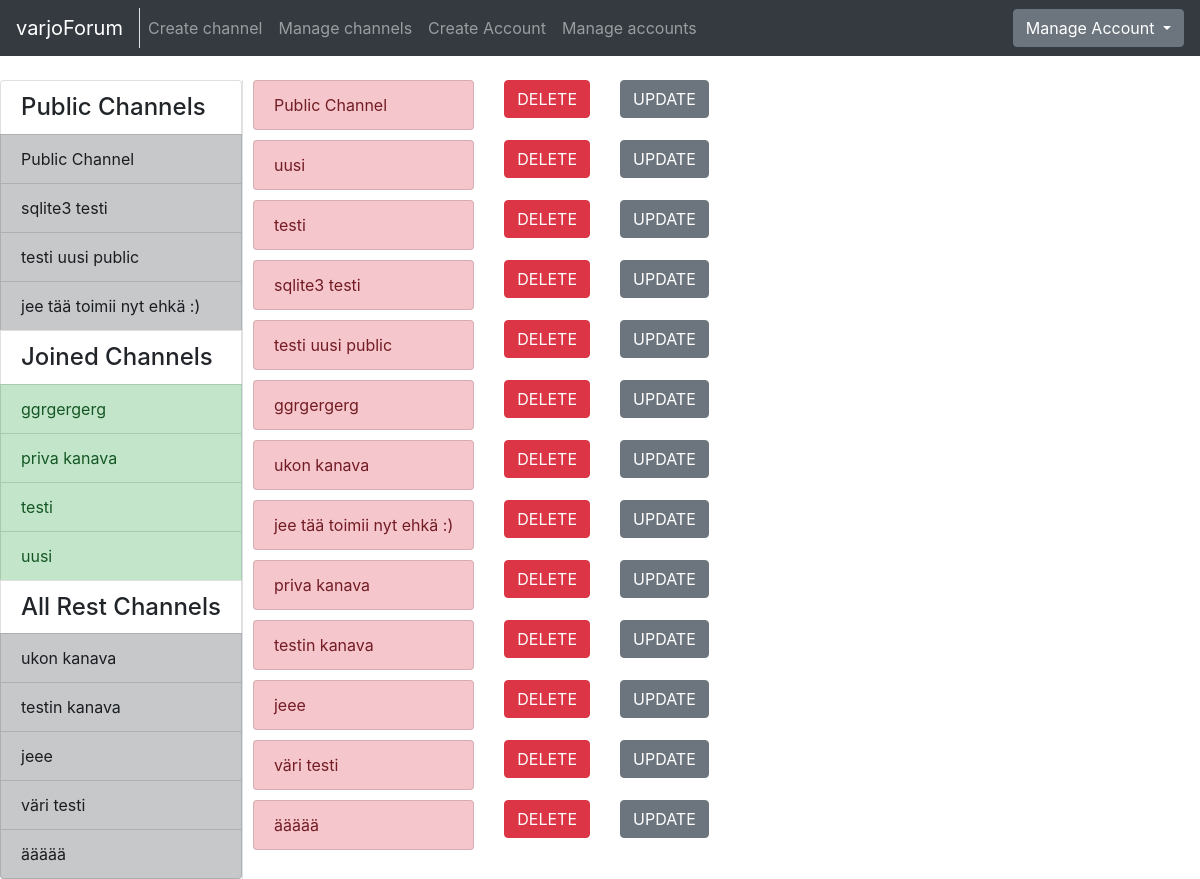
The page /channel/manage/ (signed in) on the database its author committed.
### application/channels/models.py (models this page shows, shortened)
class Channel(Base):
    name = db.Column(db.String(144), nullable=False)
    introduction = db.Column(db.Text, nullable=False)
    master_id = db.Column(db.Integer, nullable=False)
    public = db.Column(db.Boolean, nullable=False)
    messages = db.relationship("Message", backref='Channel', lazy=True)
    accounts = db.relationship('Account', secondary=accounts, lazy='subquery',
        backref=db.backref('channels', lazy=True))
    @staticmethod
    def get_my_channels(account_id):
        stmt = text("SELECT Channel.id, Channel.name, Channel.master_id"
                    " FROM Channel, Account, Accounts"
                    " WHERE Channel.id = Accounts.channel_id"
                    " AND Account.id = Accounts.account_id"
                    " AND Account.id = :account_id"
                    " ORDER BY Channel.name").params(account_id=account_id)
        res = db.engine.execute(stmt)
        response = []
        for row in res:
            response.append({"channel_id":row[0], "channel_name":row[1], "master_id":row[2]})
        return response
    @staticmethod
    def get_channels_where_not_in(account_id):
        stmt = text("SELECT channel.id, channel.name, channel.public"
                    " FROM Channel"
                    " WHERE Channel.id NOT IN ("
                        " SELECT Channel.id"
                            " FROM Channel, Account, Accounts"
                            " WHERE Channel.id = Accounts.channel_id"
                            " AND Account.id = Accounts.account_id"
                            " AND Account.id = :account_id"
                            " )").params(account_id=account_id)
        res = db.engine.execute(stmt)
        response = []
        for row in res:
            response.append({"id":row[0], "name":row[1], "public":row[2]})
        return response
    @staticmethod
    def get_all_publics():
        stmt = text("SELECT Channel.id, Channel.name"
                    " FROM Channel"
                    " WHERE Channel.public = True")
        res = db.engine.execute(stmt)
        response = []
        for row in res:
            response.append({"id":row[0], "name":row[1]})
        return response

### application/channels/views.py (the view)
@app.route("/channel/manage/", methods=["GET"])
@login_required
def channel_manager():
    return render_template("channels/manager.html", channels = Channel.query.all(),
        my_channels=Channel.get_my_channels(current_user.id),
        all_channels=Channel.get_channels_where_not_in(current_user.id),
        public_channels=Channel.get_all_publics())

### application/__init__.py (called while the page is built)
@login_manager.user_loader
def load_user(account_id):
  return Account.query.get(account_id)

### application/templates/channels/manager.html
{% extends "layout.html" %}
{% block body %}
<div class="row" style="padding-left:10px">
  <ul class="list-group">
    {% for channel in channels %}
    <div class="row" style="padding-bottom: 10px">
      <div class="col">
        <div class="list-group-item list-group-item-danger">
          {{ channel.name }}
        </div>
      </div>
      <div class="col-md-auto">
        <form action="{{ url_for('delete_channel', channel_id=channel.id) }}" method="POST">
          <button type="submit" class="btn btn-danger" >DELETE</button>
        </form>
      </div>
      <div class="col-md-auto">
        <a href="{{ url_for('channel_change', channel_id=channel.id) }}" class="btn btn-secondary">UPDATE</a>
      </div>
    </div>
    {% endfor %}
  </ul>
</div>
{% endblock %}

### application/templates/layout.html (shortened to what this page needs)
<!DOCTYPE html>
  <html>
    <head>
      <link rel="stylesheet" href="https://maxcdn.bootstrapcdn.com/bootstrap/4.0.0/css/bootstrap.min.css">
    </head>
    <body>
      <nav class="navbar navbar-expand-md navbar-dark bg-dark mb-4">
        <div class="border-right">
          <a class="navbar-brand" href="{{ url_for('index') }}">varjoForum</a>
        </div>
        <div class="collapse navbar-collapse" id="navbarCollapse">
          <ul class="navbar-nav mr-auto">
            {% if current_user.is_authenticated %}
              <li class="nav-item">
                <a class="nav-link" href="{{ url_for('channels_create') }}">Create channel</a>
              </li>
            {% endif %}
            {% if current_user.admin == True %}
              <li class="nav-item">
                <a href="{{ url_for('channel_manager') }}" class="nav-link">Manage channels</a>
              </li>
              <li class="nav-item">
                <a href="{{ url_for('account_create') }}" class="nav-link">Create Account</a>
              </li>
              <li class="nav-item">
                <a class="nav-link" href="{{ url_for('account_list') }}">Manage accounts</a>
              </li>
            {% endif %}
          </ul>
            {% if current_user.is_authenticated %}
            <div class="btn-group">
              <button type="button" class="btn btn-secondary dropdown-toggle" data-toggle="dropdown" aria-haspopup="true" aria-expanded="false">
                  Manage Account
              </button>
            </div>
            {% else %}
            <a class="btn btn-success" href="{{ url_for('auth_login') }}">Login</a>
            {% endif %}
        </div>
      </nav>
      <div class="container-fluid" >
        <div class="row">
            <div class="border-right">
              <div class="col-sx" >
                <div style="float: left">
                  <div class="list-group">
                  {% if current_user.is_authenticated %}
                    <h4 class="list-group-item">Public Channels</h4>
                    {% for public in public_channels %}
                      <a href="{{ url_for('one_channel_index', channel_id=public.id, sort='first') }}"
                          class="list-group-item list-group-item-action list-group-item-dark">
                        {{ public.name }}
                      </a>
                    {% endfor %}
                    {% if my_channels %}
                      <h4 class="list-group-item">Joined Channels</h4>
                    {% endif %}
                    {% for my_channel in my_channels %}
                      {% if my_channel.master_id == current_user.id %}
                      <a href="{{ url_for('one_channel_index', channel_id=my_channel.channel_id, sort='first') }}"
                          class="list-group-item list-group-item-action list-group-item-success">
                        {{ my_channel.channel_name }}
                      </a>
                      {% else %}
                      <a href="{{ url_for('one_channel_index', channel_id=my_channel.channel_id, sort='first') }}"
                          class="list-group-item list-group-item-action list-group-item-dark">
                        {{ my_channel.channel_name }}
                      </a>
                      {% endif %}
                    {% endfor %}
                    <h4 class="list-group-item">All Rest Channels</h4>
                {% else %}
                {% if all_channels %}
                <h4 class="list-group-item">All Channels</h4>
                {% endif %}
                {% endif %}
                {% for channel in all_channels %}
                  {% if channel.public == False %}
                  <a href="{{ url_for('one_channel_index', channel_id=channel.id, sort='first') }}"
                      class="list-group-item list-group-item-action list-group-item-dark">
                    {{ channel.name }}
                  </a>
                  {% endif %}
                {% endfor %}
              </div>
              </div>
              </div>
          </div>
          <div class="col">
            {% block body %}{% endblock %}
          </div>
        </div>
    </body>
  </html>

### rows shown on the page
Channel: name "Public Channel"
Channel: name "sqlite3 testi"
Channel: name "testi uusi public"
Channel: name "jee tää toimii nyt ehkä :)"
Channel: channel_name "ggrgergerg", name "ggrgergerg"
Channel: channel_name "priva kanava", name "priva kanava"
Channel: channel_name "testi", name "testi"
Channel: channel_name "uusi", name "uusi"
Channel: name "ukon kanava"
Channel: name "testin kanava"
Channel: name "jeee"
Channel: name "väri testi"
Channel: name "äääää"
